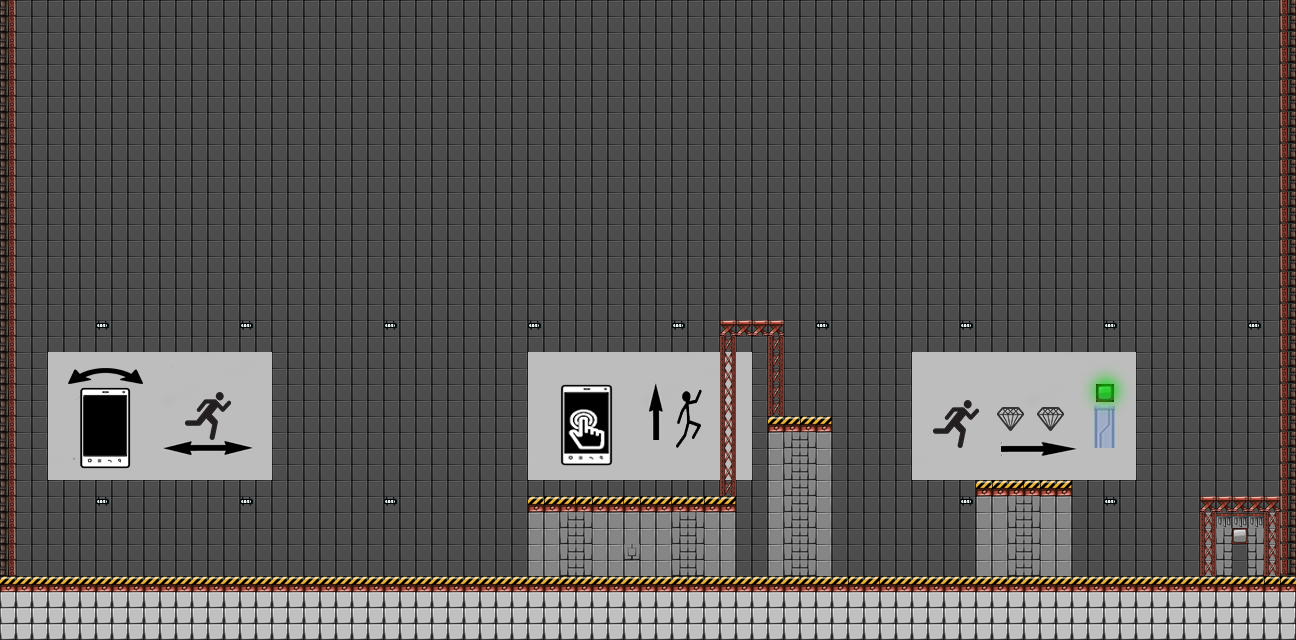

The image is a tile-based game level rendered from a .tmx file. Its description and source (layers, tilesets, objects; grid data summarised) follow:
An orthogonal 81x40 tile map with 16x16 px tiles, 4 tile layers (background, graphic_back, graphic_front, detail), 5 tilesets and 33 objects.

<map version="1.0" orientation="orthogonal" renderorder="right-down" width="81" height="40" tilewidth="16" tileheight="16" nextobjectid="44">
 <properties>
  <property name="Name" value="Introduction" />
 </properties>
 <tileset firstgid="1" name="cartoon_tiles" tilewidth="16" tileheight="16" spacing="2" margin="1" tilecount="168" columns="56">
  <image source="cartoon_tiles.png" width="1024" height="54" />
 </tileset>
 <tileset firstgid="169" name="cartoon_tiles_left" tilewidth="16" tileheight="16" spacing="2" margin="1" tilecount="168" columns="3">
  <image source="cartoon_tiles_left.png" width="54" height="1024" />
 </tileset>
 <tileset firstgid="337" name="cartoon_tiles_right" tilewidth="16" tileheight="16" spacing="2" margin="1" tilecount="168" columns="3">
  <image source="cartoon_tiles_right.png" width="54" height="1024" />
 </tileset>
 <tileset firstgid="505" name="cartoon_tiles_top" tilewidth="16" tileheight="16" spacing="2" margin="1" tilecount="168" columns="56">
  <image source="cartoon_tiles_top.png" width="1024" height="54" />
 </tileset>
 <tileset firstgid="673" name="level00tut" tilewidth="16" tileheight="16" tilecount="2400" columns="80">
  <image source="level00tut.png" width="1280" height="480" />
 </tileset>
 <layer name="background" width="81" height="40">
  <data>[3240 cells, 3236 non-empty, 337 distinct tile ids]</data>
 </layer>
 <layer name="graphic_back" width="81" height="40">
  <data>[3240 cells, 579 non-empty, 13 distinct tile ids]</data>
 </layer>
 <layer name="graphic_front" width="81" height="40">
  <data>[3240 cells, 25 non-empty, 3 distinct tile ids]</data>
 </layer>
 <layer name="detail" width="81" height="40">
  <data>[3240 cells, 0 non-empty, 0 distinct tile ids]</data>
 </layer>
 <objectgroup name="ground">
  <object id="1" x="0" y="576" width="1296" height="64" />
  <object id="2" x="0" y="160" width="16" height="416" />
  <object id="3" x="528" y="496" width="208" height="16" />
  <object id="4" x="720" y="320" width="64" height="16" />
  <object id="5" x="768" y="416" width="64" height="16" />
  <object id="6" x="976" y="480" width="96" height="16" />
  <object id="7" x="1200" y="496" width="80" height="16" />
  <object id="8" x="1280" y="160" width="32" height="416" />
 </objectgroup>
 <objectgroup name="door">
  <object id="9" x="1232" y="544" width="16" height="32">
   <properties>
    <property name="doorz" value="front" />
    <property name="exit" value="true" />
    <property name="lock" value="false" />
   </properties>
  </object>
 </objectgroup>
 <objectgroup name="light">
  <object id="11" x="1232" y="528" width="16" height="16">
   <properties>
    <property name="lock" value="false" />
    <property name="type" value="signal" />
   </properties>
  </object>
  <object id="24" x="96" y="496" width="16" height="16" />
  <object id="25" x="240" y="496" width="16" height="16" />
  <object id="26" x="384" y="496" width="16" height="16" />
  <object id="27" x="96" y="320" width="16" height="16" />
  <object id="28" x="240" y="320" width="16" height="16" />
  <object id="29" x="384" y="320" width="16" height="16" />
  <object id="30" x="528" y="320" width="16" height="16" />
  <object id="31" x="672" y="320" width="16" height="16" />
  <object id="32" x="816" y="320" width="16" height="16" />
  <object id="33" x="960" y="320" width="16" height="16" />
  <object id="34" x="1104" y="320" width="16" height="16" />
  <object id="35" x="1248" y="320" width="16" height="16" />
  <object id="36" x="960" y="496" width="16" height="16" />
  <object id="37" x="1104" y="496" width="16" height="16" />
 </objectgroup>
 <objectgroup name="ruby">
  <object id="21" x="736" y="256" width="16" height="16" />
  <object id="22" x="752" y="288" width="16" height="16" />
 </objectgroup>
 <objectgroup name="player">
  <object id="23" x="48" y="528" width="32" height="32" />
 </objectgroup>
 <objectgroup name="diamonds">
  <object id="38" x="560" y="528" width="16" height="16" />
  <object id="39" x="608" y="528" width="16" height="16" />
  <object id="40" x="656" y="528" width="16" height="16" />
  <object id="41" x="704" y="528" width="16" height="16" />
  <object id="42" x="992" y="528" width="16" height="16" />
  <object id="43" x="1040" y="528" width="16" height="16" />
 </objectgroup>
</map>
